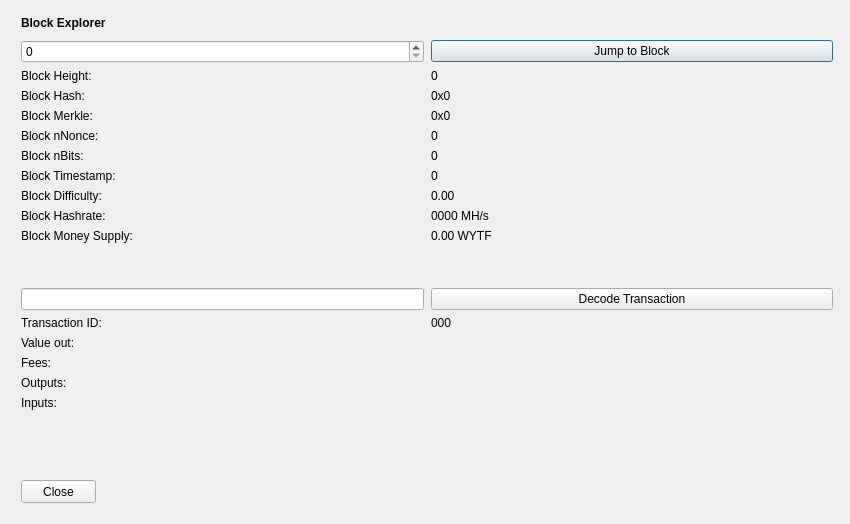
<?xml version="1.0" encoding="UTF-8"?>
<ui version="4.0">
 <class>BlockBrowser</class>
 <widget class="QDialog" name="BlockBrowser">
  <property name="windowModality">
   <enum>Qt::NonModal</enum>
  </property>
  <property name="enabled">
   <bool>true</bool>
  </property>
  <property name="geometry">
   <rect>
    <x>0</x>
    <y>0</y>
    <width>850</width>
    <height>524</height>
   </rect>
  </property>
  <property name="sizePolicy">
   <sizepolicy hsizetype="Preferred" vsizetype="Preferred">
    <horstretch>0</horstretch>
    <verstretch>0</verstretch>
   </sizepolicy>
  </property>
  <property name="minimumSize">
   <size>
    <width>0</width>
    <height>0</height>
   </size>
  </property>
  <property name="acceptDrops">
   <bool>false</bool>
  </property>
  <property name="windowTitle">
   <string>WYTF Block Explorer</string>
  </property>
  <layout class="QGridLayout">
   <property name="sizeConstraint">
    <enum>QLayout::SetMaximumSize</enum>
   </property>
   <property name="leftMargin">
    <number>21</number>
   </property>
   <property name="topMargin">
    <number>10</number>
   </property>
   <property name="rightMargin">
    <number>10</number>
   </property>
   <item row="1" column="0">
    <widget class="QWidget" name="widget" native="true">
     <widget class="QWidget" name="layoutWidgetBE1">
      <property name="geometry">
       <rect>
        <x>0</x>
        <y>0</y>
        <width>822</width>
        <height>27</height>
       </rect>
      </property>
      <layout class="QHBoxLayout" name="horizontalLayoutBE">
       <property name="spacing">
        <number>7</number>
       </property>
       <item>
        <widget class="QLabel" name="labelBlockExplorer">
         <property name="sizePolicy">
          <sizepolicy hsizetype="Preferred" vsizetype="Maximum">
           <horstretch>0</horstretch>
           <verstretch>0</verstretch>
          </sizepolicy>
         </property>
         <property name="font">
          <font>
           <weight>75</weight>
           <bold>true</bold>
          </font>
         </property>
         <property name="styleSheet">
          <string notr="true">font-weight:bold;</string>
         </property>
         <property name="text">
          <string>Block Explorer</string>
         </property>
        </widget>
       </item>
       <item>
        <spacer name="horizontalSpacerBE">
         <property name="orientation">
          <enum>Qt::Horizontal</enum>
         </property>
         <property name="sizeHint" stdset="0">
          <size>
           <width>40</width>
           <height>20</height>
          </size>
         </property>
        </spacer>
       </item>
      </layout>
     </widget>
     <widget class="QWidget" name="layoutWidgetBE2">
      <property name="geometry">
       <rect>
        <x>0</x>
        <y>30</y>
        <width>812</width>
        <height>410</height>
       </rect>
      </property>
      <layout class="QGridLayout" name="gridLayoutBE" rowstretch="0,0,0,0,0,0,0,0,0,0,0,0,0,0,0,0,0,0,0,0" columnstretch="0,0">
       <property name="sizeConstraint">
        <enum>QLayout::SetDefaultConstraint</enum>
       </property>
       <property name="horizontalSpacing">
        <number>7</number>
       </property>
       <item row="14" column="1">
        <widget class="QLabel" name="txID">
         <property name="text">
          <string>000</string>
         </property>
         <property name="textInteractionFlags">
          <set>Qt::LinksAccessibleByMouse|Qt::TextSelectableByMouse</set>
         </property>
        </widget>
       </item>
       <item row="8" column="1">
        <widget class="QLabel" name="timeBox">
         <property name="text">
          <string>0</string>
         </property>
         <property name="textInteractionFlags">
          <set>Qt::LinksAccessibleByMouse|Qt::TextSelectableByMouse</set>
         </property>
        </widget>
       </item>
       <item row="9" column="1">
        <widget class="QLabel" name="diffBox">
         <property name="text">
          <string>0.00</string>
         </property>
         <property name="textInteractionFlags">
          <set>Qt::LinksAccessibleByMouse|Qt::TextSelectableByMouse</set>
         </property>
        </widget>
       </item>
       <item row="10" column="0">
        <widget class="QLabel" name="hashRateLabel">
         <property name="text">
          <string>Block Hashrate:</string>
         </property>
        </widget>
       </item>
       <item row="9" column="0">
        <widget class="QLabel" name="diffLabel">
         <property name="text">
          <string>Block Difficulty:</string>
         </property>
        </widget>
       </item>
       <item row="17" column="1">
        <widget class="QLabel" name="outputBox">
         <property name="text">
          <string/>
         </property>
         <property name="alignment">
          <set>Qt::AlignLeading|Qt::AlignLeft|Qt::AlignTop</set>
         </property>
         <property name="textInteractionFlags">
          <set>Qt::LinksAccessibleByMouse|Qt::TextSelectableByMouse</set>
         </property>
        </widget>
       </item>
       <item row="3" column="1">
        <widget class="QLabel" name="heightLabelBE1">
         <property name="text">
          <string>0</string>
         </property>
         <property name="textInteractionFlags">
          <set>Qt::LinksAccessibleByMouse|Qt::TextSelectableByMouse</set>
         </property>
        </widget>
       </item>
       <item row="1" column="1">
        <widget class="QPushButton" name="blockButton">
         <property name="text">
          <string>Jump to Block</string>
         </property>
        </widget>
       </item>
       <item row="3" column="0">
        <widget class="QLabel" name="heightLabelBE2">
         <property name="text">
          <string>Block Height:</string>
         </property>
        </widget>
       </item>
       <item row="7" column="0">
        <widget class="QLabel" name="bitsLabel">
         <property name="text">
          <string>Block nBits:</string>
         </property>
        </widget>
       </item>
       <item row="6" column="1">
        <widget class="QLabel" name="nonceBox">
         <property name="text">
          <string>0</string>
         </property>
         <property name="textInteractionFlags">
          <set>Qt::LinksAccessibleByMouse|Qt::TextSelectableByMouse</set>
         </property>
        </widget>
       </item>
       <item row="6" column="0">
        <widget class="QLabel" name="nonceLabel">
         <property name="text">
          <string>Block nNonce:</string>
         </property>
        </widget>
       </item>
       <item row="5" column="1">
        <widget class="QLabel" name="merkleBox">
         <property name="minimumSize">
          <size>
           <width>187</width>
           <height>0</height>
          </size>
         </property>
         <property name="text">
          <string>0x0</string>
         </property>
         <property name="textInteractionFlags">
          <set>Qt::LinksAccessibleByMouse|Qt::TextSelectableByMouse</set>
         </property>
        </widget>
       </item>
       <item row="16" column="0">
        <widget class="QLabel" name="feesLabel">
         <property name="text">
          <string>Fees:</string>
         </property>
        </widget>
       </item>
       <item row="15" column="1">
        <widget class="QLabel" name="valueBox">
         <property name="text">
          <string/>
         </property>
         <property name="textInteractionFlags">
          <set>Qt::LinksAccessibleByMouse|Qt::TextSelectableByMouse</set>
         </property>
        </widget>
       </item>
       <item row="7" column="1">
        <widget class="QLabel" name="bitsBox">
         <property name="text">
          <string>0</string>
         </property>
         <property name="textInteractionFlags">
          <set>Qt::LinksAccessibleByMouse|Qt::TextSelectableByMouse</set>
         </property>
        </widget>
       </item>
       <item row="8" column="0">
        <widget class="QLabel" name="timeLabel">
         <property name="text">
          <string>Block Timestamp:</string>
         </property>
        </widget>
       </item>
       <item row="17" column="0">
        <widget class="QLabel" name="outputLabel">
         <property name="text">
          <string>Outputs:</string>
         </property>
         <property name="alignment">
          <set>Qt::AlignLeading|Qt::AlignLeft|Qt::AlignTop</set>
         </property>
        </widget>
       </item>
       <item row="1" column="0">
        <widget class="QSpinBox" name="heightBox">
         <property name="sizePolicy">
          <sizepolicy hsizetype="Preferred" vsizetype="Fixed">
           <horstretch>0</horstretch>
           <verstretch>0</verstretch>
          </sizepolicy>
         </property>
         <property name="maximum">
          <number>99999999</number>
         </property>
        </widget>
       </item>
       <item row="4" column="0">
        <widget class="QLabel" name="hashLabel">
         <property name="text">
          <string>Block Hash:</string>
         </property>
        </widget>
       </item>
       <item row="16" column="1">
        <widget class="QLabel" name="feesBox">
         <property name="text">
          <string/>
         </property>
         <property name="textInteractionFlags">
          <set>Qt::LinksAccessibleByMouse|Qt::TextSelectableByMouse</set>
         </property>
        </widget>
       </item>
       <item row="4" column="1">
        <widget class="QLabel" name="hashBox">
         <property name="enabled">
          <bool>true</bool>
         </property>
         <property name="sizePolicy">
          <sizepolicy hsizetype="Preferred" vsizetype="Preferred">
           <horstretch>0</horstretch>
           <verstretch>0</verstretch>
          </sizepolicy>
         </property>
         <property name="minimumSize">
          <size>
           <width>0</width>
           <height>0</height>
          </size>
         </property>
         <property name="text">
          <string>0x0</string>
         </property>
         <property name="textInteractionFlags">
          <set>Qt::LinksAccessibleByMouse|Qt::TextSelectableByMouse</set>
         </property>
        </widget>
       </item>
       <item row="14" column="0">
        <widget class="QLabel" name="txLabel">
         <property name="text">
          <string>Transaction ID:</string>
         </property>
        </widget>
       </item>
       <item row="15" column="0">
        <widget class="QLabel" name="valueLabel">
         <property name="text">
          <string>Value out:</string>
         </property>
        </widget>
       </item>
       <item row="13" column="0">
        <widget class="QLineEdit" name="txBox">
         <property name="sizePolicy">
          <sizepolicy hsizetype="Preferred" vsizetype="Fixed">
           <horstretch>0</horstretch>
           <verstretch>0</verstretch>
          </sizepolicy>
         </property>
         <property name="inputMask">
          <string comment="Transaction id" extracomment="Transaction id"/>
         </property>
        </widget>
       </item>
       <item row="12" column="0">
        <spacer name="verticalSpacer_2">
         <property name="orientation">
          <enum>Qt::Vertical</enum>
         </property>
         <property name="sizeHint" stdset="0">
          <size>
           <width>20</width>
           <height>20</height>
          </size>
         </property>
        </spacer>
       </item>
       <item row="10" column="1">
        <widget class="QLabel" name="hashRateBox">
         <property name="text">
          <string>0000 MH/s</string>
         </property>
         <property name="textInteractionFlags">
          <set>Qt::LinksAccessibleByMouse|Qt::TextSelectableByMouse</set>
         </property>
        </widget>
       </item>
       <item row="19" column="0">
        <spacer name="verticalSpacer">
         <property name="orientation">
          <enum>Qt::Vertical</enum>
         </property>
         <property name="sizeHint" stdset="0">
          <size>
           <width>20</width>
           <height>40</height>
          </size>
         </property>
        </spacer>
       </item>
       <item row="13" column="1">
        <widget class="QPushButton" name="txButton">
         <property name="text">
          <string>Decode Transaction</string>
         </property>
        </widget>
       </item>
       <item row="18" column="0">
        <widget class="QLabel" name="inputLabel">
         <property name="text">
          <string>Inputs:</string>
         </property>
         <property name="alignment">
          <set>Qt::AlignLeading|Qt::AlignLeft|Qt::AlignTop</set>
         </property>
        </widget>
       </item>
       <item row="5" column="0">
        <widget class="QLabel" name="merkleLabel">
         <property name="text">
          <string>Block Merkle:</string>
         </property>
        </widget>
       </item>
       <item row="18" column="1">
        <widget class="QLabel" name="inputBox">
         <property name="text">
          <string/>
         </property>
         <property name="alignment">
          <set>Qt::AlignLeading|Qt::AlignLeft|Qt::AlignTop</set>
         </property>
         <property name="textInteractionFlags">
          <set>Qt::LinksAccessibleByMouse|Qt::TextSelectableByMouse</set>
         </property>
        </widget>
       </item>
       <item row="11" column="0">
        <widget class="QLabel" name="moneySupplyLabel">
         <property name="text">
          <string>Block Money Supply:</string>
         </property>
        </widget>
       </item>
       <item row="11" column="1">
        <widget class="QLabel" name="moneySupplyBox">
         <property name="text">
          <string>0.00 WYTF</string>
         </property>
         <property name="textInteractionFlags">
          <set>Qt::LinksAccessibleByMouse|Qt::TextSelectableByMouse</set>
         </property>
        </widget>
       </item>
      </layout>
     </widget>
     <widget class="QPushButton" name="closeButton">
      <property name="geometry">
       <rect>
        <x>0</x>
        <y>470</y>
        <width>75</width>
        <height>23</height>
       </rect>
      </property>
      <property name="text">
       <string>Close</string>
      </property>
     </widget>
    </widget>
   </item>
  </layout>
 </widget>
 <resources/>
 <connections/>
</ui>
